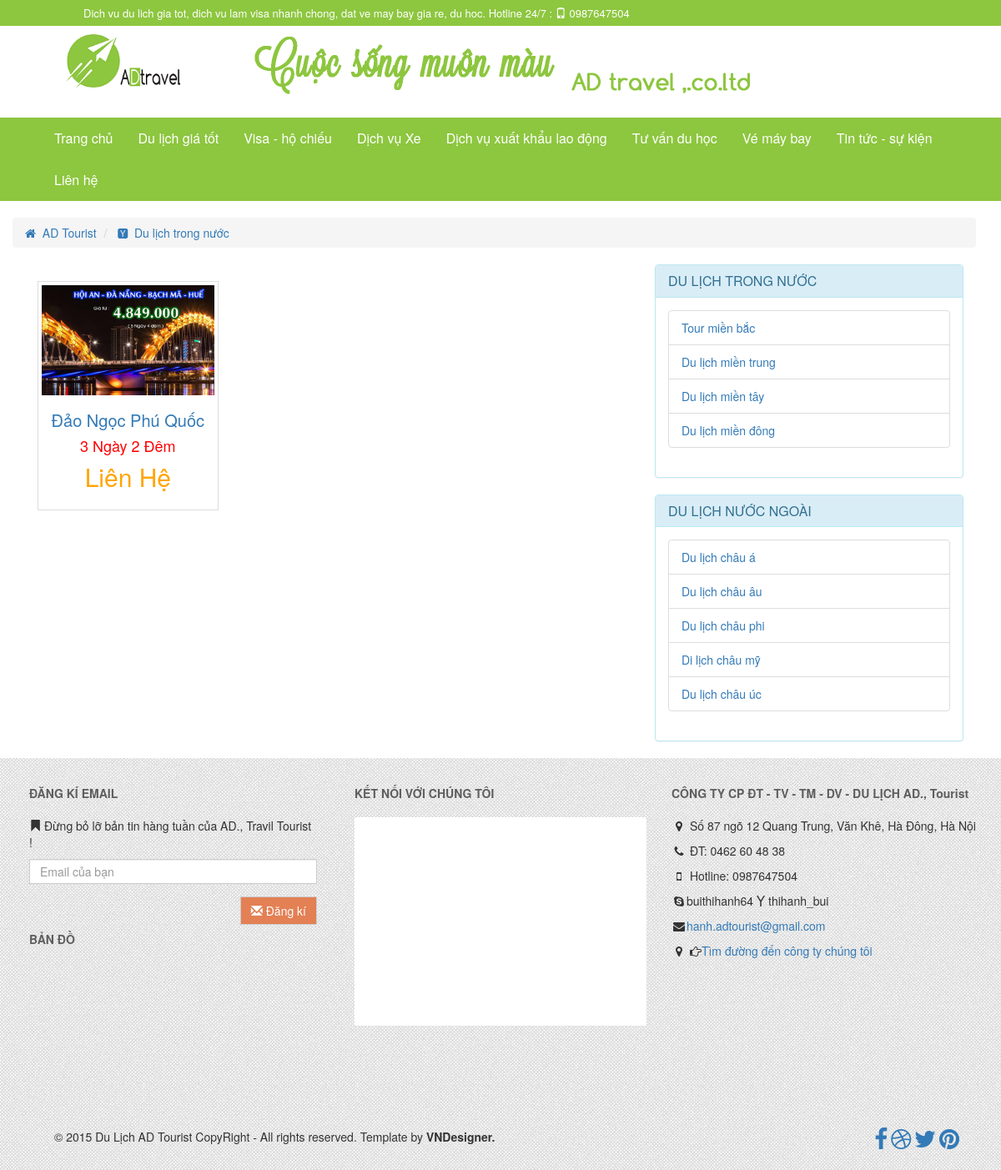
The app's page /index.php?controller=tour&action=country&tour_country_code=1 with its own data.
### tables this page shows
CREATE TABLE IF NOT EXISTS `tour_content` (
  `tour_content_code` int(11) NOT NULL AUTO_INCREMENT,
  `tour_region_code` int(11) NOT NULL,
  `title` varchar(255) NOT NULL,
  `time` varchar(20) NOT NULL,
  `total_cost` varchar(255) NOT NULL,
  `content` text,
  `content_cost` text,
  ` content_policy` text,
  `description` varchar(255) DEFAULT NULL,
  `image` varchar(100) DEFAULT NULL,
  `update_at` datetime NOT NULL,
  `create_at` datetime NOT NULL,
  `tour_country_code` int(11) NOT NULL,
  PRIMARY KEY (`tour_content_code`)
);

CREATE TABLE IF NOT EXISTS `tour_region` (
  `tour_region_code` int(11) NOT NULL AUTO_INCREMENT,
  `tour_region_name` varchar(255) NOT NULL,
  `tour_country_code` int(11) NOT NULL,
  PRIMARY KEY (`tour_region_code`)
);

### model/database.php (called while the page is built, shortened)
<?php
function get_all($table,$select = '*'){
	$sql = "SELECT $select FROM $table";
	$query = mysql_query($sql) or die(mysql_error());
	$data = array();
	if(mysql_num_rows($query) > 0)
	{
		while($row = mysql_fetch_assoc($query))
			$data[] = $row;
	}
	return $data;
}
function get_all_record($table, $colum, $value, $select = '*'){
	$sql = "SELECT $select FROM $table WHERE $colum = '$value'";
	$query = mysql_query($sql) or die(mysql_error());
	$data = array();
	if(mysql_num_rows($query) > 0 )
		while($row = mysql_fetch_assoc($query)){
			$data[] = $row;
		}
	return $data;
}
?>

### view/tour/show_tour.php (the view)
<?php require_once('layout/head.php');?>
<?php require_once('layout/header.php'); ?>
<?php require_once('layout/navigation.php'); ?>
<div class="container">
	<div class="row">
		<?php require_once(BASEPATH.'view/tour/current_position.php'); ?>
	</div>
	<div class="row">
		<div class="col-md-8">
<?php
  foreach($tour as $value):
 ?>
<div class="col-md-4 tour">
    <div class="thumbnail tour_detai2">
      <a  href="#"><img class="overimg "  src=<?php echo $value['image'] ?> width="235" alt="" class="responsive-img" /></a>
            <div class="caption">
                     <h4 class="text-center tour_title">
                        <a href="#"><?php echo $value['title'] ?></a>
                     </h4>
                     <h4 class="text-center tour_time">
                          <?php echo $value['time'] ?>
                     </h4>
                     <h4 class="text-center tour_cost">
                          <?php echo $value['total_cost'] ?>
                     </h4>
            </div>
    </div>
</div>
<?php endforeach ?>
</div>
		<div class="col-md-4">
			<?php require_once(BASEPATH.'view/tour/sidebar.php'); ?>
		</div>
	</div>
</div>
<?php require_once('layout/footer.php'); ?>

### view/tour/sidebar.php (shortened to what this page needs)
<div class="row">
	<div class="panel panel-info">
  		<div class="panel-heading incountry">
   			<h3 class="panel-title">DU LỊCH TRONG NƯỚC
   			</h3>
  		</div>
  		<div class="panel-body incountry">
  			<div class="hidden-xs incountry-list">
    			<ul class="list-group">
    				<?php foreach ($tour_region as $key => $value) {
    					if ($value['tour_country_code'] == '1') {
    						echo '<li class="list-group-item"><a href="index.php?controller=tour&amp;action=region&amp;tour_region_code='.$value['tour_region_code'].'">'.$value['tour_region_name'].'</a></li>';
    					}
    				} ?>
    			</ul>
  			</div>
  		</div>
	</div>
</div>
<div class="row">
	<div class="panel panel-info">
  		<div class="panel-heading outcountry">
   			<h3 class="panel-title">DU LỊCH NƯỚC NGOÀI
   			</h3>
  		</div>
  		<div class="panel-body outcountry">
 			<div class="hidden-xs outcountry-list">
    			<ul class="list-group">
   				<?php foreach ($tour_region as $key => $value) {
    					if ($value['tour_country_code'] == '2') {
    						echo '<li class="list-group-item"><a href="index.php?controller=tour&amp;action=region&amp;tour_region_code='.$value['tour_region_code'].'">'.$value['tour_region_name'].'</a></li>';
    					}
    				} ?>
    			</ul>
  			</div>
  		</div>
	</div>
</div>

### asset/css/style.css (style rules this page uses)
.row { margin-right: 0px; }
.tour_title { font-size: 20px; }
.tour_time { color: red; }
.tour_cost { color: orange; font-size: 30px; }
.thumbnail { border-radius: 0px; }
.tour { padding-top: 20px; }

### records on screen
tour_content: image (picture), title "Đảo Ngọc Phú Quốc", time "3 Ngày 2 Đêm", total_cost "Liên Hệ"
tour_region: tour_region_name "Tour miền bắc"
tour_region: tour_region_name "Du lịch miền trung"
tour_region: tour_region_name "Du lịch miền tây"
tour_region: tour_region_name "Du lịch miền đông"
tour_region: tour_region_name "Du lịch châu á"
tour_region: tour_region_name "Du lịch châu âu"
tour_region: tour_region_name "Du lịch châu phi"
tour_region: tour_region_name "Di lịch châu mỹ"
tour_region: tour_region_name "Du lịch châu úc"

### other values on screen
$key['name'] "Du lịch trong nước"
